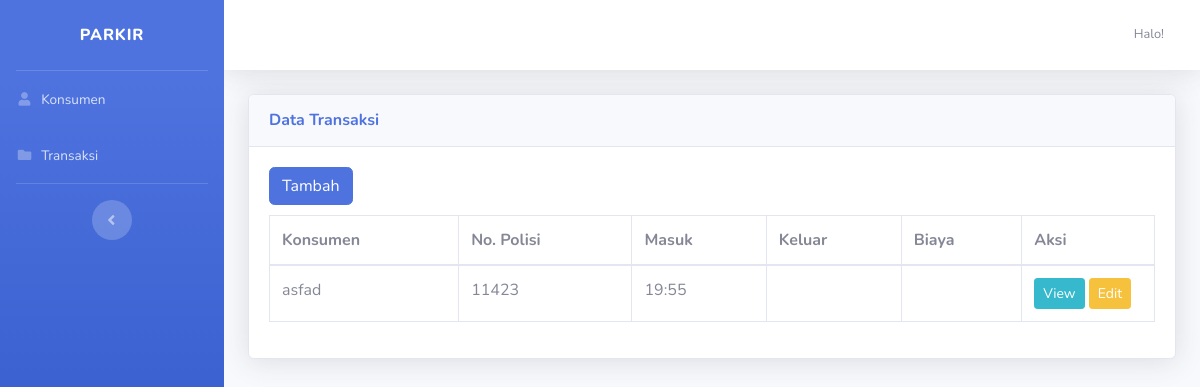
/index.php/transaksi, run on an earlier commit of the app's database.
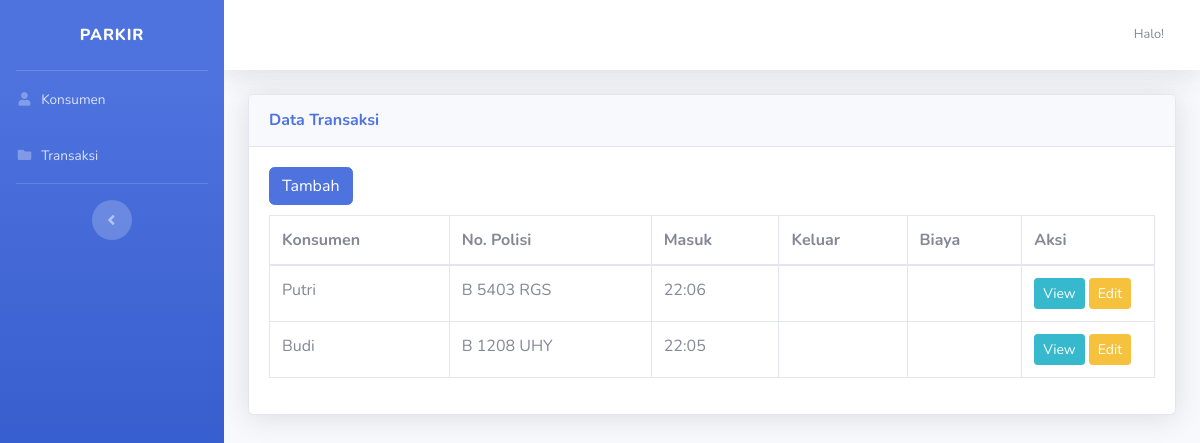
And on a later commit of the database.
### tables this page shows
CREATE TABLE `tb_transaksi` (
  `id` int(11) NOT NULL,
  `konsumen` varchar(100) NOT NULL,
  `no_polisi` varchar(100) NOT NULL,
  `tgl_masuk` date NOT NULL,
  `waktu_masuk` varchar(100) NOT NULL,
  `waktu_keluar` varchar(100) DEFAULT NULL,
  `biaya` varchar(100) DEFAULT NULL
);

CREATE TABLE `tb_konsumen` (
  `id` int(11) NOT NULL,
  `konsumen` varchar(100) NOT NULL,
  `jenis_kendaraan` enum('Motor','Mobil') NOT NULL,
  `no_polisi` varchar(100) NOT NULL,
  `tgl_lahir` date NOT NULL,
  `jenis_kelamin` enum('L','P') NOT NULL,
  `no_hp` varchar(100) NOT NULL
);

### application/controllers/Transaksi.php (called while the page is built, shortened)
<?php
class Transaksi extends CI_Controller
{
    public function __construct()
    {
        $this->load->model('M_konsumen');
        $this->load->model('M_transaksi');
        $this->load->library('form_validation');
    }
    public function index()
    {
        $data['tanggal'] = date('H:i');
        $data['transaksi'] = $this->M_transaksi->getAllTransaksi();
        $data['konsumen'] = $this->M_konsumen->getAllKonsumen();
        $this->load->view('v_transaksi', $data);
    }
}

### index.php (called while the page is built, shortened)
<?php
require_once BASEPATH.'core/CodeIgniter.php';

### application/models/M_transaksi.php (called while the page is built, shortened)
<?php
class M_transaksi extends CI_model
{
    public function getAllTransaksi()
    {
        return $this->db->query("SELECT * FROM tb_transaksi JOIN tb_konsumen on tb_konsumen.no_polisi = tb_transaksi.no_polisi")->result_array();
    }
}

### application/views/v_transaksi.php (the view, shortened to what the changed rows need)
<!DOCTYPE html>
<html lang="en">
<head>
    <link href="<?= base_url() ?>assets/fontawesome-free/css/all.min.css" rel="stylesheet" type="text/css">
    <link href="<?= base_url() ?>assets/sb-admin-2.min.css" rel="stylesheet">
    <link href="<?= base_url() ?>assets/vendor/datatables/dataTables.bootstrap4.min.css" rel="stylesheet" />
</head>
<body id="page-top">
    <div id="wrapper">
        <div id="content-wrapper" class="d-flex flex-column">
            <div id="content">
                <div class="content">
                    <div class="container-fluid">
                        <div class="card shadow mb-4">
                            <div class="card-body">
                                <div class="table-responsive">
                                    <table class="table table-bordered data" width="100%" cellspacing="0">
                                        <thead>
                                            <th>Konsumen</th>
                                            <th>No. Polisi</th>
                                            <th>Masuk</th>
                                            <th>Keluar</th>
                                            <th>Biaya</th>
                                            <th width="15%">Aksi</th>
                                        </thead>
                                        <tbody>
                                            <?php foreach ($transaksi as $data) : ?>
                                                <tr>
                                                    <td><?= $data['konsumen'] ?></td>
                                                    <td><?= $data['no_polisi'] ?></td>
                                                    <td><?= $data['waktu_masuk'] ?></td>
                                                    <td><?= $data['waktu_keluar'] ?></td>
                                                    <td><?= $data['biaya'] ?></td>
                                                    <td>
                                                        <button type="button" data-toggle="modal" data-target="#modal-view<?= $data['id'] ?>" class="btn btn-info btn-sm">
                                                            View
                                                        </button>
                                                        <button type="button" data-toggle="modal" data-target="#modal-edit<?= $data['id'] ?>" class="btn btn-warning btn-sm">
                                                            Edit
                                                        </button>
                                                    </td>
                                                </tr>
                                            <?php endforeach ?>
                                        </tbody>
                                    </table>
                                </div>
                            </div>
                        </div>
                    </div>
                </div>
            </div>
        </div>
</body>
</html>

What changed in the data, as far as the page shows it:
removed tb_transaksi: tb_konsumen.konsumen "asfad", tb_konsumen.no_polisi "11423", waktu_masuk "19:55"
added tb_transaksi: tb_konsumen.konsumen "Putri", tb_konsumen.no_polisi "B 5403 RGS", waktu_masuk "22:06"
added tb_transaksi: tb_konsumen.konsumen "Budi", tb_konsumen.no_polisi "B 1208 UHY", waktu_masuk "22:05"
